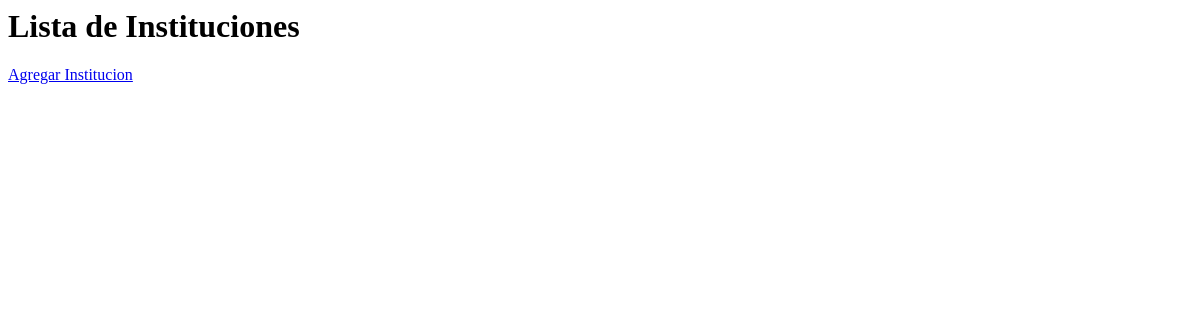
Before: /instituciones/ with the older database file.
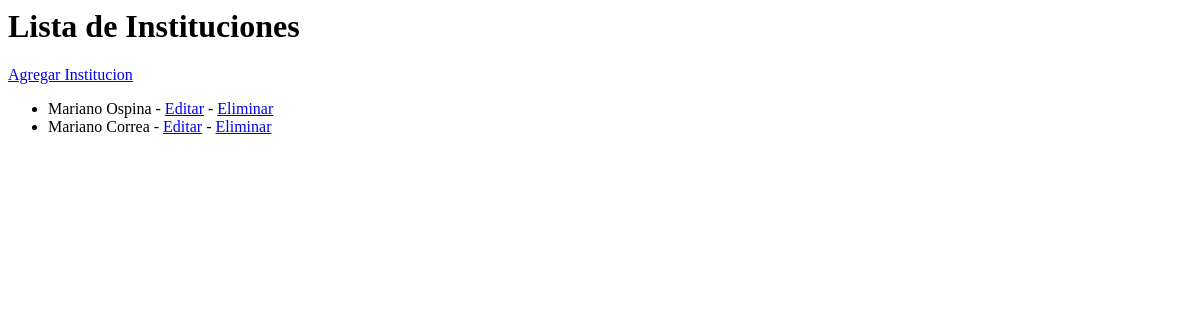
After: the same page with the newer database file.
### instituciones/models.py (models this page shows, shortened)
class Institucion(models.Model):
    nombre = models.CharField(max_length=255)
    direccion = models.CharField(max_length=255)
    telefono = models.CharField(max_length=20)
    email_contacto = models.EmailField()

### instituciones/views.py (the view)
# urls.py: path('', institucion_list, name='institucion_list'),
def institucion_list(request):
    instituciones = Institucion.objects.all()
    return render(request, 'institucion_list.html', {'instituciones': instituciones})

### instituciones/templates/institucion_list.html
<h1>Lista de Instituciones</h1>
<a href="{% url 'institucion_create' %}">Agregar Institucion</a>
<ul>
    {% for institucion in instituciones %}
        <li>
            {{ institucion.nombre }} - <a href="{% url 'institucion_update' institucion.pk %}">Editar</a>
            - <a href="{% url 'institucion_delete' institucion.pk %}">Eliminar</a>
        </li>
    {% endfor %}
</ul>

Changed rows visible on the page:
added Institucion: nombre "Mariano Ospina"
added Institucion: nombre "Mariano Correa"
